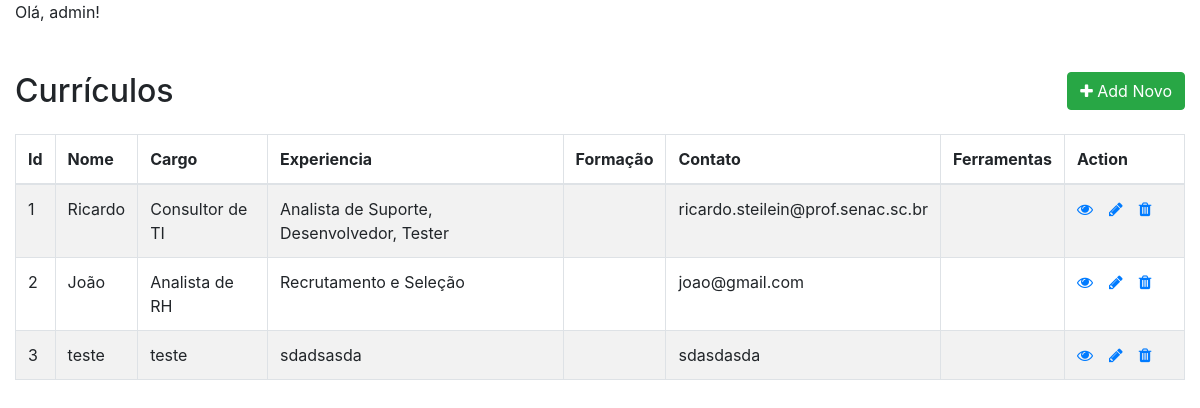
Page /cadastro.php (signed in) on the committed database.
### tables this page shows
CREATE TABLE `info_curriculo` (
  `id` int(11) NOT NULL,
  `nome` varchar(255) NOT NULL,
  `cargo` varchar(255) NOT NULL,
  `experiencia` mediumtext NOT NULL,
  `educacao` mediumtext NOT NULL,
  `contato` mediumtext NOT NULL,
  `telefone` varchar(15) NOT NULL,
  `imagem` varchar(255) NOT NULL,
  `formacao` varchar(255) NOT NULL,
  `ferramentas` varchar(255) NOT NULL
);

### cadastro.php (the view, shortened to what this page needs)
<!DOCTYPE html>
<html lang="en">
<head>
    <link rel="stylesheet" href="https://stackpath.bootstrapcdn.com/bootstrap/4.5.2/css/bootstrap.min.css">
    <link rel="stylesheet" href="https://maxcdn.bootstrapcdn.com/font-awesome/4.7.0/css/font-awesome.min.css">
</head>
<body>
    <div class="wrapper">
        <div class="container-fluid">
            <div class="row">
                <div class="col-md-12">
                Olá, <?= $_SESSION["usuario"]?>!
                    <div class="mt-5 mb-3 clearfix">
                        <h2 class="pull-left">Currículos</h2>
                        <a href="create.php" class="btn btn-success pull-right"><i class="fa fa-plus"></i> Add Novo</a>
                    </div>
                    <?php
                    include("connection.php");
                    $sql = "SELECT * FROM info_curriculo";
                    if($result = $conn->query($sql)){
                        if($result->rowCount() > 0){
                            echo '<table class="table table-bordered table-striped">';
                                echo "<thead>";
                                    echo "<tr>";
                                        echo "<th>Id</th>";
                                        echo "<th>Nome</th>";
                                        echo "<th>Cargo</th>";
                                        echo "<th>Experiencia</th>";
                                        echo "<th>Formação</th>";
                                        echo "<th>Contato</th>";
                                        echo "<th>Ferramentas</th>";
                                        echo "<th>Action</th>";
                                    echo "</tr>";
                                echo "</thead>";
                                echo "<tbody>";
                                while($row = $result->fetch()){
                                    echo "<tr>";
                                        echo "<td>" . utf8_encode($row['id']) . "</td>";
                                        echo "<td>" . utf8_encode($row['nome']) . "</td>";
                                        echo "<td>" . utf8_encode($row['cargo']) . "</td>";
                                        echo "<td>" . utf8_encode($row['experiencia']) . "</td>";
                                        echo "<td>" . utf8_encode($row['formacao']) . "</td>";
                                        echo "<td>" . utf8_encode($row['contato']) . "</td>";
                                        echo "<td>" . utf8_encode($row['ferramentas']) . "</td>";
                                        echo "<td>";
                                            echo '<a href="index.php?id='. $row['id'] .'" class="mr-3" title="Ver Currículo" data-toggle="tooltip"><span class="fa fa-eye"></span></a>';
                                            echo '<a href="update.php?id='. $row['id'] .'" class="mr-3" title="Update Record" data-toggle="tooltip"><span class="fa fa-pencil"></span></a>';
                                            echo '<a href="delete.php?id='. $row['id'] .'" title="Delete Record" data-toggle="tooltip"><span class="fa fa-trash"></span></a>';
                                        echo "</td>";
                                    echo "</tr>";
                                }
                                echo "</tbody>";
                            echo "</table>";
                        } else{
                            echo '<div class="alert alert-danger"><em>No records were found.</em></div>';
                        }
                    } else{
                        echo "Oops! Something went wrong. Please try again later.";
                    }
                    ?>
                </div>
            </div>
        </div>
    </div>
</body>
</html>

### cadastro.php (style rules this page uses)
.wrapper { margin: 0 auto; }
table tr td:last-child { width: 120px; }

### rows in the picture
info_curriculo: id "1", nome "Ricardo", cargo "Consultor de TI", experiencia "Analista de Suporte, Desenvolvedor, Tester", contato "ricardo.steilein@prof.senac.sc.br"
info_curriculo: id "2", nome "João", cargo "Analista de RH", experiencia "Recrutamento e Seleção", contato "joao@gmail.com"
info_curriculo: id "3", nome "teste", cargo "teste", experiencia "sdadsasda", contato "sdasdasda"

### other values in the picture
$_SESSION["usuario"] "admin"
